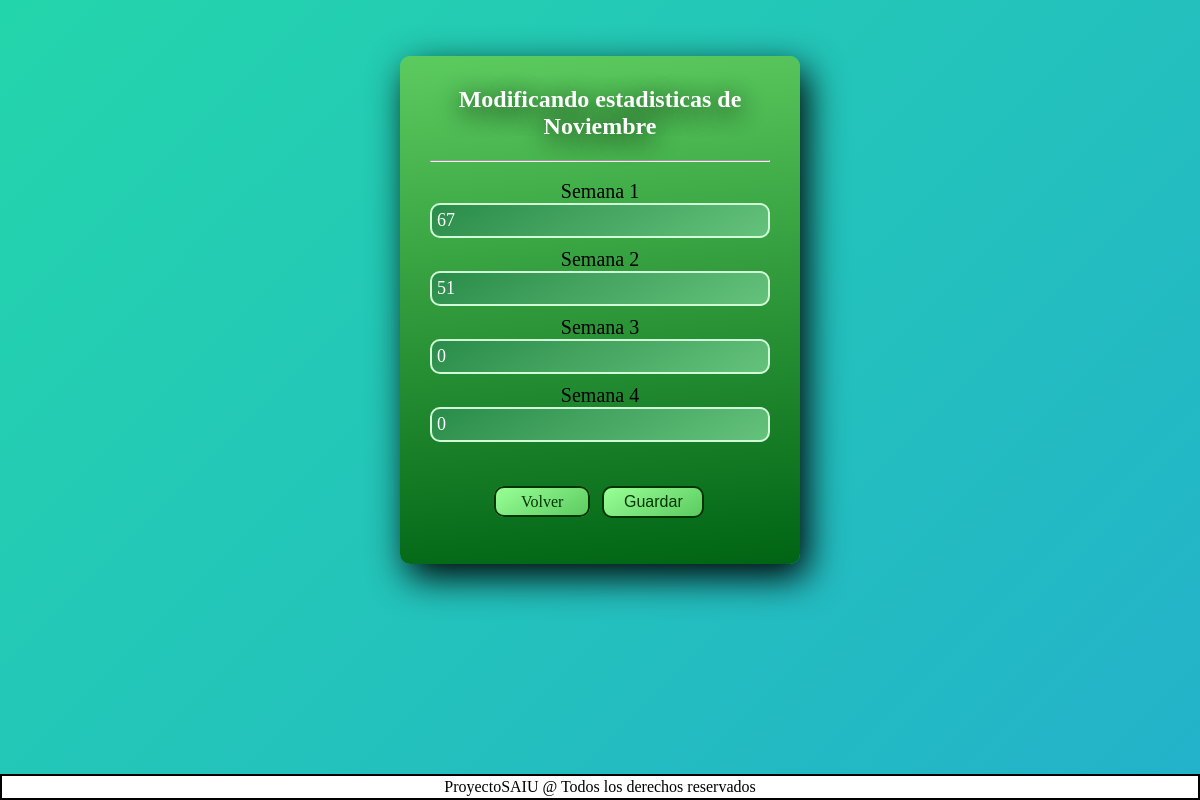
Page /modificar/1 on the earlier database version.
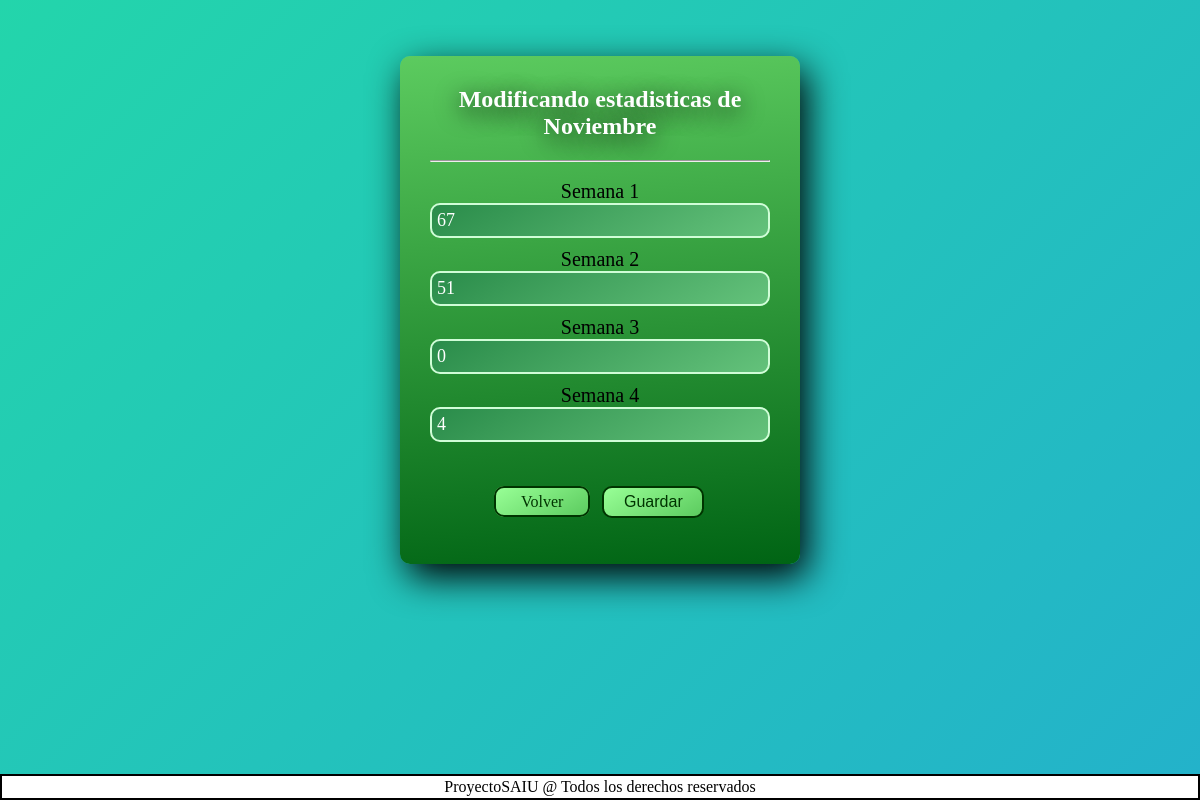
Same page on the later database version.
### SAIU_DATOS/models.py (models this page shows)
class Noviembre(models.Model):
    class Meta:
        verbose_name = "Noviembre"
        verbose_name_plural = "Noviembre"
    id = models.AutoField(primary_key=True)
    primeraSemana = models.IntegerField(verbose_name="Semana 1")
    segundaSemana = models.IntegerField(verbose_name="Semana 2")
    terceraSemana = models.IntegerField(verbose_name="Semana 3")
    cuartaSemana = models.IntegerField(verbose_name="Semana 4")

### SAIU_DATOS/views.py (the view)
# urls.py: path('modificar/<id>', views2.estadisticas.noviembre2022),
    def noviembre2022(request, id):
        stats = get_object_or_404(Noviembre, id=id)
        formulario = {
            'form': estadisticasNoviembre(instance=stats)
        }
        if request.method == 'POST':
            form = estadisticasNoviembre(data=request.POST, instance=stats)
            if form.is_valid():
                form.save()
                return redirect(to='http://127.0.0.1:8000/')
            formulario["form"] = form
        return render(request, "modificar.html", formulario)

### SAIU_DATOS/forms.py
class estadisticasNoviembre(forms.ModelForm):
    class Meta:
        model = Noviembre
        fields = "__all__"

### templates/modificar.html (shortened to what this page needs)
{% extends "base.html"%}
{% load crispy_forms_tags %}
{%block content %}
    <br>
    <br>
    <div class="apoyo">
        <h2>Modificando estadisticas de Noviembre</h2>
        <hr>
        <br>
            <form action="" method="POST" enctype="multipart/form-data">
                {{ form|crispy }}
                <br>
                <a href="http://127.0.0.1:8000" class="clear">&nbsp;&nbsp;&nbsp;&nbsp;&nbsp;Volver&nbsp;&nbsp;&nbsp;&nbsp;&nbsp;</a>
                    <input id="id_btn" type="submit" value="Guardar" class="ward">
            </form>
    </div>
{%endblock%}

### templates/base.html (shortened to what this page needs)
{% load static %}
<!DOCTYPE html>
<html>
<head>
<head>
    <link rel = "stylesheet" href="{% static '/main.css' %}">
    <link rel = "stylesheet" href="{% static '/info.css' %}">
</head>
<body>
    {% block content %}
    {% endblock %}
</body>
<footer>
    <div class="XD">
        <p>ProyectoSAIU @ Todos los derechos reservados</p>
    </div>
</footer>
</html>

### static/main.css (style rules this page uses)
* { margin: 0; padding: 0; box-sizing: border-box; }
body { margin: 0; width: 100%; height: 100vh; background: linear-gradient(-45deg, #ee7752, #e73c7e, #23a6d5, #23d5ab); background-size: 400% 400%; animation: gradiente 15s ease infinite; }
*, *::after, *::before { box-sizing: initial; }
.XD { position: fixed; border: 2px solid black; background-color: white; color: black; text-align: center; padding: 2px; bottom: 0; font-family: Cambria, Cochin, Georgia, Times, 'Times New Roman', serif; left: 0; width: 100%; }

### templates/modificar.html (style rules this page uses)
* { margin: 0; padding: 0; box-sizing: border-box; }
.apoyo { width: 400px; background: rgb(0,100,20); background: linear-gradient(355deg, rgba(0,100,20,1) 0%, rgba(92,203,95,1) 100%); padding: 30px; margin: auto; margin-top: 20px; border-radius: 10px; font-family: Cambria, Cochin, Georgia, Times, 'Times New Roman', serif; box-shadow: 7px 13px 37px #000; }
.apoyo h2 { text-align: center; margin-bottom: 20px; color: white; text-shadow: 0px 5px 25px #000; }
.form-group { width: 100%; color: #000; text-align: center; font-size: 20px; font-family: Cambria, Cochin, Georgia, Times, 'Times New Roman', serif; }
.form-group input { width: 100%; background: rgb(42,140,74); color: white; background: linear-gradient(149deg, rgba(42,140,74,1) 0%, rgba(100,194,123,1) 100%); padding: 5px; border-radius: 10px; margin-bottom: 10px; border: 2px solid #d0fdd7; font-family: Cambria, Cochin, Georgia, Times, 'Times New Roman', serif; font-size: 18px; }
.ward { width: 30%; background: rgb(152,255,150); background: linear-gradient(149deg, rgba(152,255,150,1) 0%, rgba(92,203,95,1) 100%); color: #003400; border: 2px solid; padding: 5px; font-size: 16px; margin: 16px 0; border-radius: 10px; }
.clear { width: 300px; background: rgb(152,255,150); background: linear-gradient(149deg, rgba(152,255,150,1) 0%, rgba(92,203,95,1) 100%); color: #003400; border: 2px solid; text-decoration: none; padding: 5px; font-size: 16px; margin: 16px 0; border-radius: 10px; right: 0; text-align: center; }

Differences in the rows shown:
changed Noviembre: cuartaSemana "0" → "4"
